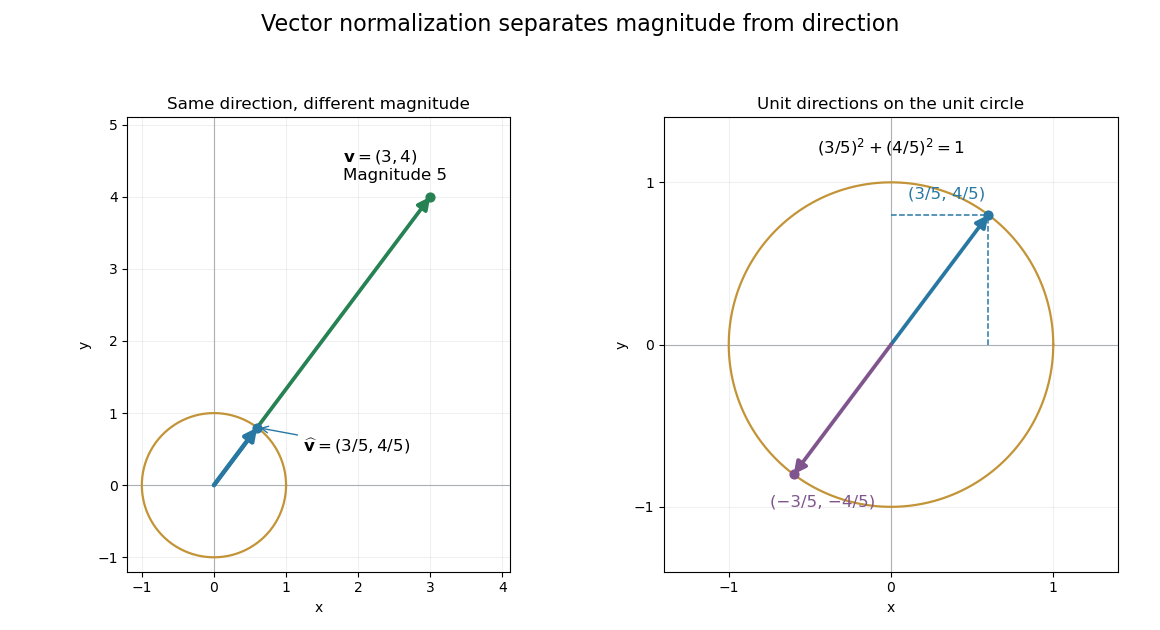

This figure's Python source:
"""Normalize the exact vector (3,4) and show opposite unit directions."""
from pathlib import Path
import matplotlib.pyplot as plt
import numpy as np


def arrow(ax, end, color, width=2.7):
    ax.annotate("", xy=end, xytext=(0, 0),
                arrowprops={"arrowstyle": "-|>", "mutation_scale": 18,
                            "lw": width, "color": color, "shrinkA": 0, "shrinkB": 0})


def main():
    vector = np.array([3., 4.]); unit = vector / np.linalg.norm(vector)
    green, blue, purple = "#268153", "#2878a3", "#80558d"
    theta = np.linspace(0, 2 * np.pi, 400)
    fig, axes = plt.subplots(1, 2, figsize=(11.6, 6.3), dpi=100, facecolor="white")
    for ax in axes:
        ax.set_facecolor("white"); ax.set_aspect("equal", adjustable="box")
        ax.axhline(0, color="#a9b1b7", lw=.8); ax.axvline(0, color="#a9b1b7", lw=.8)
        ax.plot(np.cos(theta), np.sin(theta), color="#c39437", lw=1.6)
        ax.grid(alpha=.18); ax.set(xlabel="x", ylabel="y")
    ax = axes[0]
    arrow(ax, vector, green); arrow(ax, unit, blue, 3.2)
    ax.scatter(*vector, c=green, s=40, zorder=5); ax.scatter(*unit, c=blue, s=40, zorder=5)
    ax.annotate(r"$\mathbf{v}=(3,4)$" + "\nMagnitude 5", vector, xytext=(-63, 12), textcoords="offset points", fontsize=12)
    ax.annotate(r"$\widehat{\mathbf{v}}=(3/5,4/5)$", unit, xytext=(33, -17), textcoords="offset points", fontsize=12,
                arrowprops={"arrowstyle": "->", "color": blue})
    ax.set(xlim=(-1.2, 4.1), ylim=(-1.2, 5.1), title="Same direction, different magnitude")
    ax.set_xticks([-1, 0, 1, 2, 3, 4]); ax.set_yticks([-1, 0, 1, 2, 3, 4, 5])
    ax = axes[1]
    arrow(ax, unit, blue); arrow(ax, -unit, purple)
    ax.plot([unit[0], unit[0]], [0, unit[1]], ls="--", color=blue, lw=1.1)
    ax.plot([0, unit[0]], [unit[1], unit[1]], ls="--", color=blue, lw=1.1)
    ax.scatter(*unit, c=blue, s=40, zorder=5); ax.scatter(*-unit, c=purple, s=40, zorder=5)
    ax.annotate("(3/5, 4/5)", unit, xytext=(-58, 12), textcoords="offset points", fontsize=12, color=blue)
    ax.annotate("(−3/5, −4/5)", -unit, xytext=(-17, -23), textcoords="offset points", fontsize=12, color=purple)
    ax.text(0, 1.18, r"$(3/5)^2+(4/5)^2=1$", ha="center", fontsize=12)
    ax.set(xlim=(-1.4, 1.4), ylim=(-1.4, 1.4), title="Unit directions on the unit circle")
    ax.set_xticks([-1, 0, 1]); ax.set_yticks([-1, 0, 1])
    fig.suptitle("Vector normalization separates magnitude from direction", fontsize=16)
    fig.tight_layout(rect=(0, 0, 1, .93))
    fig.savefig(Path.cwd() / (Path(__file__).stem + ".png"), facecolor="white", transparent=False)
    plt.close(fig)


if __name__ == "__main__":
    main()
